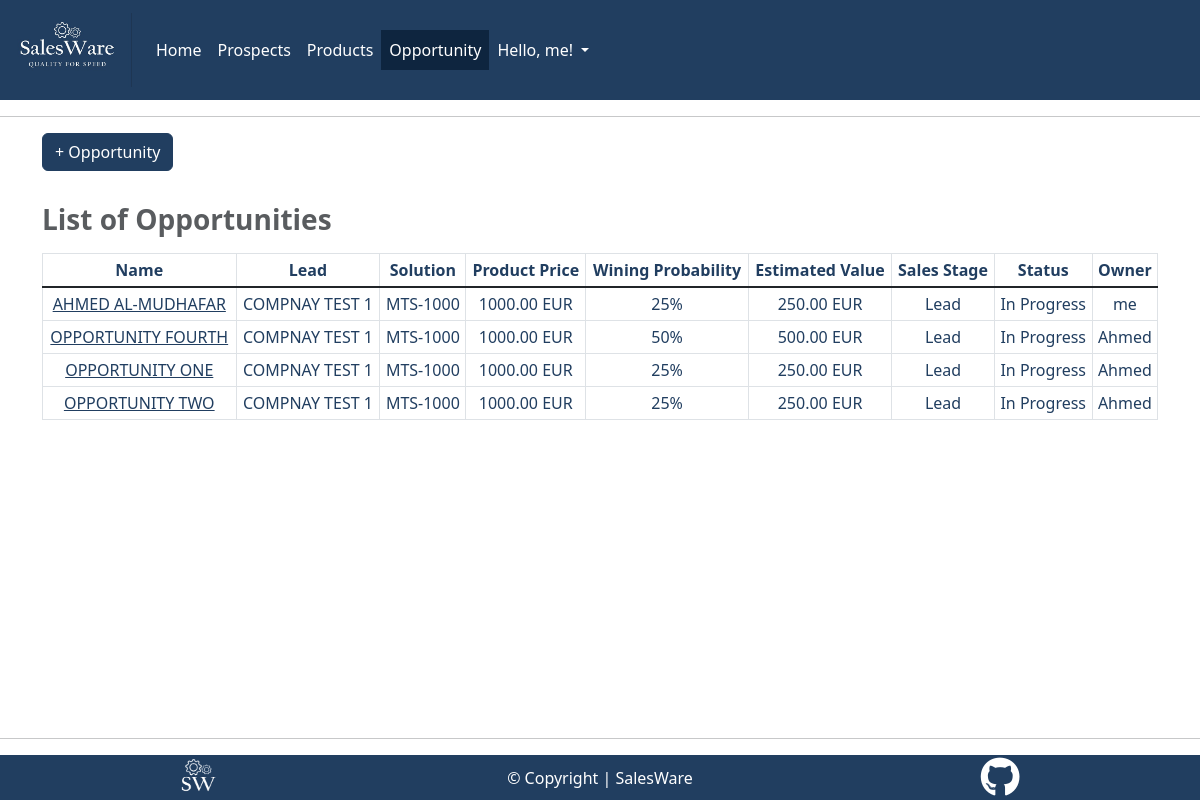
Page /opportunity/ (signed in) on the committed database.
### opportunity/models.py (models this page shows)
class Opportunity(models.Model):
    name = UpperCaseConverter(
        max_length=60,
        unique=True,
        default=None,
        null=False,
    )
    lead = models.ForeignKey(
        Prospect,
        on_delete=models.CASCADE,
        default=None,
        null=False,
    )
    solution = models.ForeignKey(
        Product,
        on_delete=models.CASCADE,
        default=None,
        blank=False,
        null=False,
    )
    note = models.CharField(
        max_length=500,
        default=None,
        null=True,
    )
    PROBABILITY_OPTIONS = [
        (25, '25%'),
        (50, '50%'),
        (75, '75%'),
        (100, '100%'),
    ]
    probability = models.IntegerField(
        choices=PROBABILITY_OPTIONS,
        default=25,
        blank=False,
        null=False,
    )
    STAGE_OPTIONS = (
        ('Lead', 'Lead'),
        ('Proposal', 'Proposal'),
        ('Negotiation', 'Negotiation'),
        ('Close', 'Close')
    )
    sales_stage = models.CharField(
        max_length=12,
        choices=STAGE_OPTIONS,
        default="Lead",
        blank=False,
        null=False,
    )
    is_closed = models.BooleanField(
        default=False
    )
    STATUS_OPTIONS = [
        ('Won', 'Won'),
        ('Lost', 'Lost'),
        ('In Progress', 'In Progress')
    ]
    status = models.CharField(
        max_length=11,
        choices=STATUS_OPTIONS,
        default='In progress',
        blank=False,
        null=False,
    )
    owner = models.ForeignKey(
        User,
        on_delete=models.CASCADE,
        null=True,
    )
    created_on = models.DateTimeField(
        auto_now_add=True,
        null=False,
    )
    updated_at = models.DateTimeField(
        auto_now=True,
        null=False,
    )
    @property
    def winning_probability(self):
        return f"{self.probability}%"
    @property
    def estimation(self):
        est_value = str(self.solution.price * self.probability /
                        100) + ' ' + self.solution.currency
        return est_value

### prospect/models.py (models this page shows)
class Prospect(models.Model):
    company = UpperCaseConverter(
        max_length=60,
        unique=True,
        default=None,
        null=False,
        )
    first_name = models.CharField(max_length=40)
    last_name = models.CharField(max_length=40, default=None, null=False)
    email = models.EmailField(default=None, null=False)
    title = models.CharField(max_length=60, default=None, null=True)
    industry = models.CharField(max_length=60, default=None, null=False)
    country = models.CharField(max_length=60, default=None, null=False)
    owner = models.ForeignKey(
        User, on_delete=models.CASCADE,
        default=None,
        null=False,
    )
    created_on = models.DateTimeField(
        auto_now_add=True, null=False,
    )
    updated_at = models.DateTimeField(
        auto_now=True, null=False,
    )
    class Meta:
        ordering = ["company"]
    def __str__(self):
        return self.company

### product/models.py (models this page shows)
class Product(models.Model):
    name = UpperCaseConverter(
        max_length=60,
        unique=True,
        default=None,
        null=False,
    )
    price = models.DecimalField(
        max_digits=10,
        decimal_places=2,
        default=None,
        null=False)
    CURRENCY_OPTIONS = (
        ('EUR', 'EUR'),
        ('USD', 'USD'),
        ('GBP', 'GBP')
    )
    currency = models.CharField(
        max_length=3,
        choices=CURRENCY_OPTIONS,
        default="EUR",
    )
    owner = models.ForeignKey(
        User, on_delete=models.CASCADE,
        default=None,
        null=False,
    )
    created_on = models.DateTimeField(
        auto_now_add=True, null=False,
    )
    updated_at = models.DateTimeField(
        auto_now=True, null=False,
    )
    class Meta:
        ordering = ["name"]
    @property
    def product_price(self):
        return f"{self.price} {self.currency}"
    def __str__(self):
        return self.name

### opportunity/views.py (the view)
class OpportunityList(generic.ListView):
    queryset = Opportunity.objects.all().order_by('name')
    template_name = "opportunity/opportunity_list.html"
    paginate_by = 15

### opportunity/templates/opportunity/opportunity_list.html (shortened to what this page needs)
{% extends "base.html" %}
{% load static %}
{% block content %}
{% if user.is_authenticated %}
<div class="container">
    <div class="row">
        <div class="col-4">
            <a class="btn btn-primary" href="{% url 'opportunity_create' %}">
                + Opportunity
            </a>
        </div>
    </div>
</div>
<div class="container text-center mt-4">
    <div class="row">
        <div class="col-12 table-responsive-lg">
            <table class="table table-bordered table-hover table-sm">
                <caption class="caption-top"><h1 class="h3 text-muted"><strong>List of Opportunities</strong></h1></caption>
                <thead>
                    <tr>
                        <th scope="col">Name</th>
                        <th scope="col">Lead</th>
                        <th scope="col">Solution</th>
                        <th scope="col">Product Price</th>
                        <th scope="col">Wining Probability</th>
                        <th scope="col">Estimated Value</th>
                        <th scope="col">Sales Stage</th>
                        <th scope="col">Status</th>
                        <th scope="col">Owner</th>
                    </tr>
                </thead>
                <tbody class="table-group-divider">
                    {% for opportunity in object_list %}
                    <tr>
                        <td>
                            <a href="{% url 'opportunity_detail' opportunity.id%}"
                                class="salesware-txt-color">{{opportunity.name}}</a>
                        </td>
                        <td>{{ opportunity.lead }}</td>
                        <td>{{ opportunity.solution }}</td>
                        <td>{{ opportunity.solution.product_price }}</td>
                        <td>{{ opportunity.winning_probability }}</td>
                        <td>{{ opportunity.estimation }}</td>
                        <td>{{ opportunity.sales_stage }}</td>
                        <td>{{ opportunity.status }}</td>
                        <td>{{ opportunity.owner }}</td>
                    </tr>
                    {% endfor %}
                </tbody>
            </table>
        </div>
    </div>
</div>
{% endif %}
{% endblock content %}

### templates/base.html (shortened to what this page needs)
{% load static %}
{% url 'account_login' as login_url %}
{% url 'account_signup' as signup_url %}
{% url 'account_logout' as logout_url %}
{% url 'home' as home_url %}
{% url 'prospect_list' as prospect_url %}
{% url 'product_list' as product_url %}
{% url 'opportunity_list' as opportunity_url %}
{% url 'contact' as contact_url %}
<!DOCTYPE html>
<html lang="en">
<head>
    <link href="https://cdn.jsdelivr.net/npm/bootstrap@5.3.3/dist/css/bootstrap.min.css" rel="stylesheet"
>
    <link href="https://cdn.jsdelivr.net/npm/select2@4.1.0-rc.0/dist/css/select2.min.css" rel="stylesheet">
    <link rel="stylesheet" href="{% static 'css/style.css' %}">
</head>
<body>
    <header>
        <div class="container-fluid">
            <div class="row">
                <nav class="navbar navbar-expand-md">
                    <a class="navbar-brand text-white" href="/">
                        <img src="/static/images/medium_logo.jpg" alt="SalesWare Logo" width="132" height="74"
                            style="object-fit: cover;">
                    </a>
                    <div class="collapse navbar-collapse" id="navbarText">
                        <ul class="navbar-nav me-auto mb-2 mb-lg-0">
                            {% if user.is_authenticated %}
                            <li class="nav-item">
                                <a class="nav-link text-white {% if request.path == home_url %}active{% endif %}"
                                    href="/">Home</a>
                            </li>
                            <li class="nav-item">
                                <a class="nav-link text-white {% if request.path == prospect_url %}active{% endif %}"
                                    href="{% url 'prospect_list' %}">Prospects</a>
                            </li>
                            <li class="nav-item">
                                <a class="nav-link text-white {% if request.path == product_url %}active{% endif %}"
                                    href="{% url 'product_list' %}">Products</a>
                            </li>
                            <li class="nav-item">
                                <a class="nav-link text-white {% if request.path == opportunity_url %}active{% endif %}"
                                    href="{% url 'opportunity_list' %}">Opportunity</a>
                            </li>
                            {% endif %}
                            <li class="nav-item dropdown">
                                {% if user.is_authenticated %}
                                <a class="nav-link dropdown-toggle" href="#" role="button" data-bs-toggle="dropdown"
                                    aria-expanded="false">
                                    Hello, {{ user.username }}!
                                </a>
                                {% endif %}
                            </li>
                        </ul>
                    </div>
                </nav>
            </div>
        </div>
    </header>
    <hr>
    <main>
        {% block content %}{% endblock content %}
    </main>
    <hr>
    <footer>
        <div class="container-fluid salesware-background-color text-white">
            <div class="row align-items-center">
                <div class="col text-center"><img src="/static/images/small_logo.jpg" alt="Small Logo" width="80"
                        height="45"></div>
                <div class="col d-none d-md-block text-center">&copy; Copyright | SalesWare</div>
                <div class="col text-center"><a href="https://github.com/ahmedcodein" target="_blank" rel="noopener"
                        aria-label="author's GitHub repository"><i
                            class="fa-brands fa-github pages-icons fs-1 text-white"></i></a></div>
            </div>
        </div>
    </footer>
</body>
</html>

### static/css/style.css (style rules this page uses)
html, body { height: 100vh; }
body { display: flex; flex-direction: column; }
main { flex-grow: 1; }
.salesware-background-color { background-color: #213E60; }
.salesware-txt-color { color: #213E60; }
.navbar { background-color: #213E60; color: #fff; }
.nav-link { color: #fff; background-color: #213E60; }
.navbar-nav .nav-link.active, .navbar-nav .nav-link.show { color: #fff; }
.nav-link.active { background-color: #0E253F; }
.table td, .table th { color: #213E60; }
caption { color: #213E60; }
.btn-primary { --bs-btn-color: #fff; --bs-btn-bg: #213E60; --bs-btn-border-color: #213E60; --bs-btn-hover-color: #fff; --bs-btn-hover-bg: #213E60; --bs-btn-hover-border-color: #213E60; --bs-btn-focus-shadow-rgb: 49, 132, 253; --bs-btn-active-color: #fff; --bs-btn-active-bg: #213E60; --bs-btn-active-border-color: #213E60; --bs-btn-active-shadow: inset 0 3px 5px rgba(0, 0, 0, 0.125); --bs-btn-disabled-color: #fff; --bs-btn-disabled-bg: #213E60; --bs-btn-disabled-border-color: #213E60; }

### rows in the picture
Opportunity: name "AHMED AL-MUDHAFAR", lead "COMPNAY TEST 1", solution "MTS-1000", solution.product_price "1000.00 EUR", winning_probability "25%", estimation "250.00 EUR", sales_stage "Lead", status "In Progress", owner "me"
Opportunity: name "OPPORTUNITY FOURTH", lead "COMPNAY TEST 1", solution "MTS-1000", solution.product_price "1000.00 EUR", winning_probability "50%", estimation "500.00 EUR", sales_stage "Lead", status "In Progress", owner "Ahmed"
Opportunity: name "OPPORTUNITY ONE", lead "COMPNAY TEST 1", solution "MTS-1000", solution.product_price "1000.00 EUR", winning_probability "25%", estimation "250.00 EUR", sales_stage "Lead", status "In Progress", owner "Ahmed"
Opportunity: name "OPPORTUNITY TWO", lead "COMPNAY TEST 1", solution "MTS-1000", solution.product_price "1000.00 EUR", winning_probability "25%", estimation "250.00 EUR", sales_stage "Lead", status "In Progress", owner "Ahmed"

### other values in the picture
{{ user.username }} "me"
